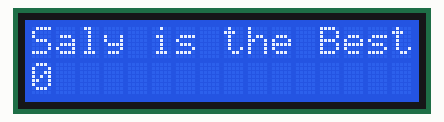
Simulated run of this sketch. Board: Arduino Uno, built with avr-gcc and run on an emulated ATmega328P. Shown: 16×2 character LCD.

Above: at 1.1 s.
At 5.1 s:
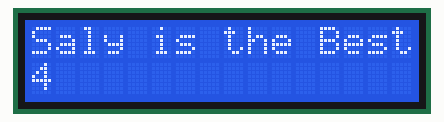
At 10.2 s:
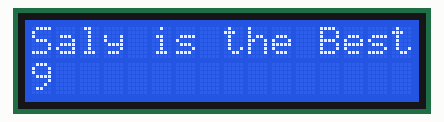
At 19.2 s:
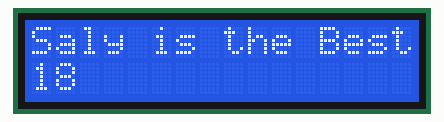
At 28.2 s:
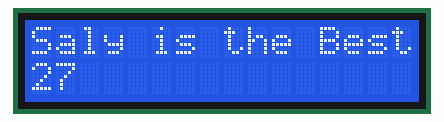
At 38.3 s:
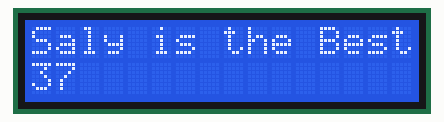

The sketch:

LCD16x2BasicConnection1.ino
```cpp
#include "LiquidCrystal.h"

LiquidCrystal lcd(8,9,4,5,6,7);
int number = 0;
void setup() {
lcd.begin(16,2);
lcd.setCursor(0,1);
delay(1000);
}
void loop(){

  lcd.setCursor(0,0);
  //text to print
  lcd.print("Saly is the Best");
  lcd.setCursor(0,1);
  lcd.print(number);
  delay(1000);

  lcd.clear();
  number++;
}
```

Measured:
- what the display in image 0 shows lasts 1.0 s, from 1.1 s to 2.1 s
